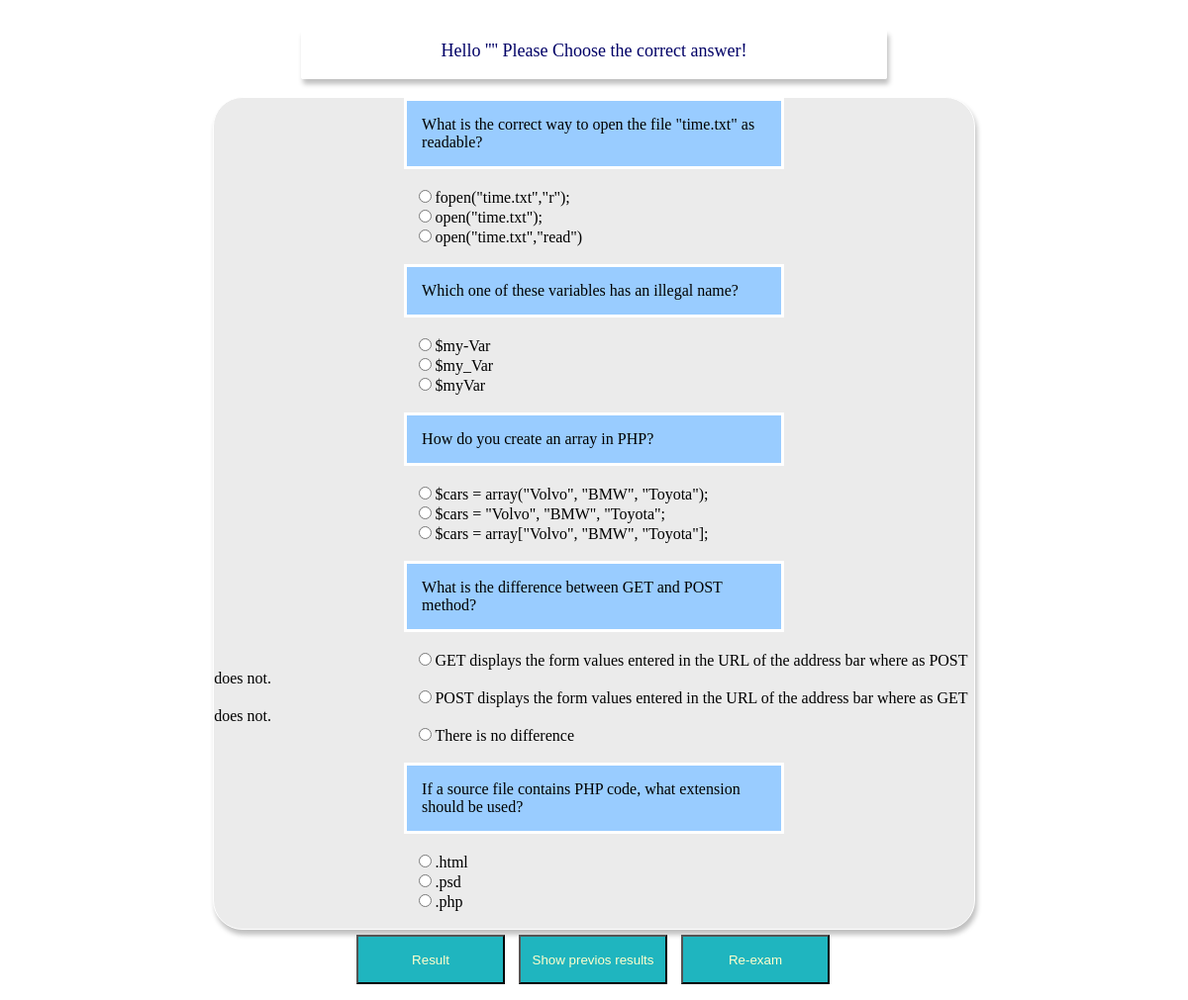
Screenshot of /exam_user.php with the database file from the repository.
### tables this page shows
CREATE TABLE IF NOT EXISTS `questions` (
  `num` int(20) NOT NULL AUTO_INCREMENT,
  `Question` text NOT NULL,
  `ans1` text NOT NULL,
  `ans2` text NOT NULL,
  `ans3` text NOT NULL,
  `true_ans` varchar(255) NOT NULL,
  PRIMARY KEY (`num`)
);

### exam_user.php (the view, shortened to what this page needs)
<?php
 $user = $_SESSION['user'];
?>
<html>
    <head>
        <link href="Mystyle.css" rel="stylesheet" >
    </head>
    <body>
        <p id="p1">Hello <span> <?php echo"''". $user ."''"?> </span>Please Choose the correct answer!</p>
        <form name="exam" method="post" id="form" >
            <div class="bk-foto">
                <?php
                include 'dbConfig.php';
                $plus = 0;
                $sql = "SELECT question, ans1,ans2,ans3"
                        . ",true_ans FROM questions order by RAND() LIMIT 1,5 ";
                if ($result = mysqli_query($database_connection, $sql)) {
                    while ($row = mysqli_fetch_assoc($result)) {
                        $plus++;
                        $name = 'a' . $plus;
                        $row1 = htmlentities($row['ans1']);
                        $row2 = htmlentities($row['ans2']);
                        $row3 = htmlentities($row['ans3']);
                        echo "<div  class='container'>" . $row['question'] . "</div>" . "<br>";
                        echo "<input class='option'  type ='radio' name = '$name' value='$row1'/>"
                        . $row1 . "<br>";
                        echo "<input  class='option'  type ='radio' name ='$name' value='$row2'/>"
                        . $row2 . "<br>";
                        echo "<input  class='option'  type ='radio' name ='$name' value='$row3' />"
                        . $row3 . "<br>" . "<br>";
                    }
                }
                ?>
            </div>
            <div class="buttons">
                <input class="sec_submit" type="submit" value="Result" onclick="return calculate_score()" >
                <input class="sec_submit" type="button" value="Show previos results" onclick="location.href='results.php'" >
                <input class="sec_submit" type="button" value="Re-exam" onclick="location.reload()">
            </div>
        </form>
    </body>
</html>

### Mystyle.css (style rules this page uses)
body { font-size: 16px; font-family: "Times New Roman", Times, serif; margin-top: 30px; background-image:url(images/16-150p.jpg); background-size:100%; background-repeat: repeat-y; }
* { box-sizing: border-box; }
#p1 { font-size: 18px; text-align: center; border: 1px solid #ebebeb; box-shadow: 2px 5px 5px rgba(0,0,0,.25); color: #000066; border-radius: 2px; width: 50%; height: 50px; margin-left:auto; margin-right:auto; padding: 10px; border: 1px solid #FFFFFF; }
.container { width: 50%; margin: 10px auto; overflow: auto; padding: 15px; margin: auto; border: 3px solid #FFFFFF; background-color: #99ccff; }
.bk-foto { border-radius: 30px; border: 1px solid #FFFFFF; box-shadow: 2px 5px 5px rgba(0,0,0,.25); background-color: #ebebeb; width: 65%; margin-left: auto; margin-right: auto; }
.option { margin-left: 27%; overflow: auto; padding: 0px; }
.sec_submit { background: #1fb5bf; color: #FFFFCC; width: 150px; height: 50px; cursor: pointer; margin-left: 10px; margin-top: 5px; }
.buttons { width: 500px; margin-left: auto; margin-right: auto ; }

### rows the page displays
questions: Question "What is the correct way to open the file \"time.txt\" as readable?", ans1 "fopen(\"time.txt\",\"r\");", ans2 "open(\"time.txt\");", ans3 "open(\"time.txt\",\"read\")"
questions: Question "Which one of these variables has an illegal name?", ans1 "$my-Var", ans2 "$my_Var", ans3 "$myVar"
questions: Question "How do you create an array in PHP?", ans1 "$cars = array(\"Volvo\", \"BMW\", \"Toyota\");", ans2 "$cars = \"Volvo\", \"BMW\", \"Toyota\";", ans3 "$cars = array[\"Volvo\", \"BMW\", \"Toyota\"];"
questions: Question "What is the difference between GET and POST method?", ans1 "GET displays the form values entered in the URL of the address bar where as POST does not.", ans2 "POST displays the form values entered in the URL of the address bar where as GET does not.", ans3 "There is no difference"
questions: Question "If a source file contains PHP code, what extension should be used?", ans1 ".html", ans2 ".psd", ans3 ".php"
